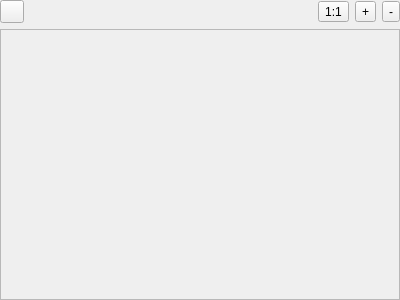
<?xml version="1.0" encoding="UTF-8"?>
<ui version="4.0">
 <class>fairwindsk::ui::mydata::ImageViewer</class>
 <widget class="QWidget" name="fairwindsk::ui::mydata::ImageViewer">
  <property name="geometry">
   <rect>
    <x>0</x>
    <y>0</y>
    <width>400</width>
    <height>300</height>
   </rect>
  </property>
  <property name="windowTitle">
   <string>ImageViewer</string>
  </property>
  <layout class="QVBoxLayout" name="verticalLayout">
   <property name="leftMargin">
    <number>0</number>
   </property>
   <property name="topMargin">
    <number>0</number>
   </property>
   <property name="rightMargin">
    <number>0</number>
   </property>
   <property name="bottomMargin">
    <number>0</number>
   </property>
   <item>
    <layout class="QHBoxLayout" name="horizontalLayout_Buttons">
     <item>
      <widget class="QToolButton" name="toolButton_Adapt">
       <property name="text">
        <string/>
       </property>
       <property name="icon">
        <iconset resource="../../resources.qrc">
         <normaloff>:/resources/svg/zoom-fit-svgrepo-com.svg</normaloff>
         <normalon>:/resources/svg/zoom-fit-curve-svgrepo-com.svg</normalon>:/resources/svg/zoom-fit-svgrepo-com.svg</iconset>
       </property>
       <property name="checkable">
        <bool>true</bool>
       </property>
      </widget>
     </item>
     <item>
      <spacer name="horizontalSpacer">
       <property name="orientation">
        <enum>Qt::Orientation::Horizontal</enum>
       </property>
       <property name="sizeHint" stdset="0">
        <size>
         <width>40</width>
         <height>20</height>
        </size>
       </property>
      </spacer>
     </item>
     <item>
      <widget class="QToolButton" name="toolButton_One2One">
       <property name="text">
        <string>1:1</string>
       </property>
       <property name="icon">
        <iconset resource="../../resources.qrc">
         <normaloff>:/resources/svg/aspect-ratio-svgrepo-com.svg</normaloff>:/resources/svg/aspect-ratio-svgrepo-com.svg</iconset>
       </property>
      </widget>
     </item>
     <item>
      <widget class="QToolButton" name="toolButton_ZoomIn">
       <property name="text">
        <string>+</string>
       </property>
       <property name="icon">
        <iconset resource="../../resources.qrc">
         <normaloff>:/resources/svg/zoom-in-svgrepo-com.svg</normaloff>:/resources/svg/zoom-in-svgrepo-com.svg</iconset>
       </property>
      </widget>
     </item>
     <item>
      <widget class="QToolButton" name="toolButton_ZoomOut">
       <property name="text">
        <string>-</string>
       </property>
       <property name="icon">
        <iconset resource="../../resources.qrc">
         <normaloff>:/resources/svg/zoom-out-svgrepo-com.svg</normaloff>:/resources/svg/zoom-out-svgrepo-com.svg</iconset>
       </property>
      </widget>
     </item>
    </layout>
   </item>
   <item>
    <widget class="QScrollArea" name="scrollArea">
     <property name="widgetResizable">
      <bool>true</bool>
     </property>
     <widget class="QWidget" name="scrollAreaWidgetContents">
      <property name="geometry">
       <rect>
        <x>0</x>
        <y>0</y>
        <width>398</width>
        <height>260</height>
       </rect>
      </property>
      <layout class="QVBoxLayout" name="verticalLayout_Image">
       <property name="leftMargin">
        <number>0</number>
       </property>
       <property name="topMargin">
        <number>0</number>
       </property>
       <property name="rightMargin">
        <number>0</number>
       </property>
       <property name="bottomMargin">
        <number>0</number>
       </property>
       <item>
        <widget class="QLabel" name="label_Image">
         <property name="text">
          <string/>
         </property>
        </widget>
       </item>
      </layout>
     </widget>
    </widget>
   </item>
  </layout>
 </widget>
 <resources>
  <include location="../../resources.qrc"/>
 </resources>
 <connections/>
</ui>
